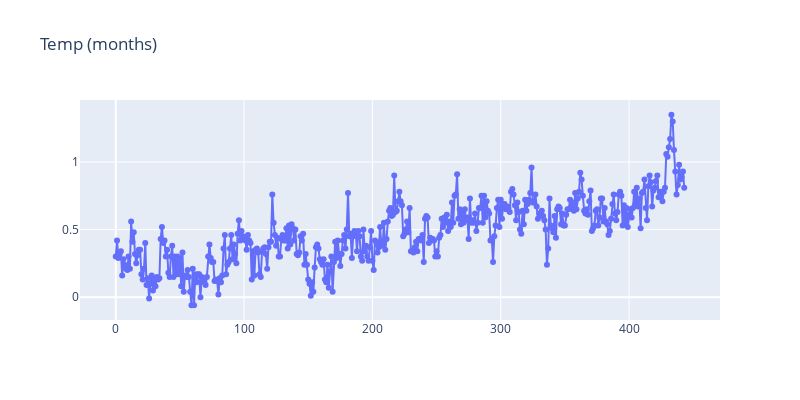

Notebook source saved alongside this figure:
### Markdown cell above
Temperature Dataset

### Code cell
temp = pd.read_csv(r"C:\Users\thewa\OneDrive\Documents\VSCode Modsim\VSCode Modsim Project 2\monthly_csv.csv")
temp = temp[temp["Source"] == "GISTEMP"].iloc[:444].reset_index(drop=True)

newdate = []
for date in temp["Date"]:
    if "/" in date:
        date = date.split("/")
        newdate.append((int(date[2])*12+int(date[0])-1) - (1980 * 12+1-1))
newmean = list(temp["Mean"])

newdate.reverse()
newmean.reverse()

temp["Mean"] = newmean
temp["Date"] = newdate

fig = make_subplots(rows = 1, cols = 1)

fig.add_trace(go.Scatter(x=temp["Date"], y=temp["Mean"],
                    mode='markers+lines',
                    name='Actual'))

fig.update_layout(title = "Temp (months)")

fig.update_layout(height=400, width=800)

fig.show()

temp

### Figure 1 — Plotly figure (JSON) as saved in the notebook; plotly's stock layout.template omitted (floating-point values rounded to 4 significant figures; data arrays with more than 128 entries replaced by an {"elided": "..."} marker saying what was removed)
{"data": [{"mode": "markers+lines", "name": "Actual", "type": "scatter", "x": {"elided": "444 int values"}, "y": {"elided": "444 float values"}}], "layout": {"height": 400, "title": {"text": "Temp (months)"}, "width": 800, "xaxis": {"anchor": "y", "domain": [0, 1]}, "yaxis": {"anchor": "x", "domain": [0, 1]}}}
